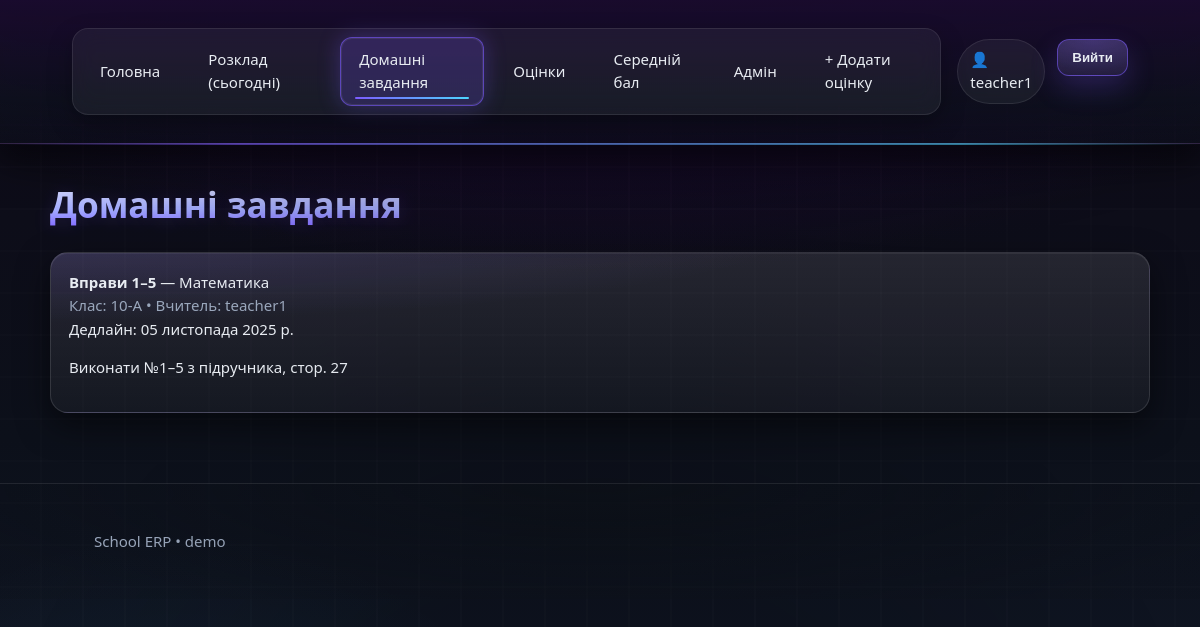
Page /homework/ (signed in) on the committed database.
### academics/models.py (models this page shows, shortened)
class Homework(models.Model):
    title = models.CharField(max_length=200)
    text = models.TextField()
    subject = models.ForeignKey(Subject, on_delete=models.CASCADE)
    teacher = models.ForeignKey(TeacherProfile, on_delete=models.CASCADE)
    classroom = models.ForeignKey(ClassRoom, on_delete=models.CASCADE)
    deadline = models.DateField(null=True, blank=True)
    created = models.DateTimeField(default=timezone.now)
    class Meta: ordering = ["-created"]

class Subject(models.Model):
    title = models.CharField(max_length=150)
    description = models.TextField(blank=True)
    teacher = models.ForeignKey(TeacherProfile, on_delete=models.CASCADE, related_name="subjects")

### users/models.py (models this page shows, shortened)
class ClassRoom(models.Model):
    name = models.CharField(max_length=50)  # напр. "10-А"

class TeacherProfile(models.Model):
    user = models.OneToOneField(User, on_delete=models.CASCADE, related_name="teacherprofile")

### core_dashboard/views.py (the view)
# urls.py: path("homework/", views.homework_list, name="homework_list"),
@role_required("admin", "teacher", "student")
def homework_list(request):
    qs = Homework.objects.select_related("subject","teacher","teacher__user","classroom")
    u = request.user
    if u.is_superuser:
        items = qs.order_by("-created")
    elif _teacher_profile(u):
        items = qs.filter(teacher=_teacher_profile(u)).order_by("-created")
    elif _student_profile(u) and getattr(_student_profile(u), "classroom_id", None):
        items = qs.filter(classroom_id=_student_profile(u).classroom_id).order_by("-created")
    else:
        items = qs.none()
    return render(request, "homework/list.html", {"items": items})

### common/templatetags/roles.py (called while the page is built)
@register.simple_tag(takes_context=True)
def has_role(context, role):
    u = context["request"].user
    if not u.is_authenticated:
        return False
    if role == "admin":
        return u.is_superuser
    return any([
        role == "teacher" and (hasattr(u, "teacherprofile") or hasattr(u, "teacher_profile")),
        role == "student" and (hasattr(u, "studentprofile") or hasattr(u, "student_profile")),
        role == "parent"  and (hasattr(u, "parentprofile")  or hasattr(u, "parent_profile")),
    ])

### core_dashboard/views.py (called while the page is built)
def _teacher_profile(user):
    return getattr(user, "teacher_profile", None) or getattr(user, "teacherprofile", None)

### templates/homework/list.html (shortened to what this page needs)
{% extends "base.html" %}
{% block content %}
<h1>Домашні завдання</h1>
{% if items %}
  {% for hw in items %}
    <div class="card">
      <div><b>{{ hw.title }}</b> — {{ hw.subject.title }}</div>
      <div class="muted">Клас: {{ hw.classroom.name }} • Вчитель: {{ hw.teacher.user.get_full_name|default:hw.teacher.user.username }}</div>
      {% if hw.deadline %}<div>Дедлайн: {{ hw.deadline }}</div>{% endif %}
      <p>{{ hw.text }}</p>
    </div>
  {% endfor %}
{% else %}
  <p class="muted">Немає завдань.</p>
{% endif %}
{% endblock %}

### templates/base.html (shortened to what this page needs)
{% load static %}
{% load roles %}
<!DOCTYPE html>
<html lang="uk">
<head>
  <link rel="stylesheet" href="{% static 'css/main.css' %}">
</head>
<body>
<header class="navbar">
  <div class="container">
    <nav class="nav">
      <ul class="links">
        <li><a href="{% url 'home' %}"
               {% if request.resolver_match.url_name == 'home' %}aria-current="page"{% endif %}>Головна</a></li>
        <li><a href="{% url 'schedule_today' %}"
               {% if request.resolver_match.url_name == 'schedule_today' %}aria-current="page"{% endif %}>Розклад (сьогодні)</a></li>
        <li><a href="{% url 'homework_list' %}"
               {% if request.resolver_match.url_name == 'homework_list' %}aria-current="page"{% endif %}>Домашні завдання</a></li>
        <li><a href="{% url 'my_journal' %}"
               {% if request.resolver_match.url_name == 'my_journal' %}aria-current="page"{% endif %}>Оцінки</a></li>
        <li><a href="{% url 'my_summary' %}"
               {% if request.resolver_match.url_name == 'my_summary' %}aria-current="page"{% endif %}>Середній бал</a></li>
        <li><a href="/admin/">Адмін</a></li>
        {% has_role 'teacher' as is_teacher %}
        {% if is_teacher %}
          <li><a href="{% url 'grade_create' %}"
                 {% if request.resolver_match.url_name == 'grade_create' %}aria-current="page"{% endif %}>+ Додати оцінку</a></li>
        {% endif %}
      </ul>
      <ul class="nav-right">
        {% if user.is_authenticated %}
          <li class="user">👤 {{ user.username }}</li>
          <li>
            <form action="{% url 'logout' %}" method="post">
              <button type="submit" class="btn btn-primary">Вийти</button>
            </form>
          </li>
        {% else %}
          <li><a class="btn" href="{% url 'login' %}">Увійти</a></li>
        {% endif %}
      </ul>
    </nav>
  </div>
</header>
<main class="main container">
  {% block content %}{% endblock %}
</main>
<footer class="footer">
  <div class="container">
    <p>School ERP • demo</p>
  </div>
</footer>
</body>
</html>

### rows in the picture
Homework: title "Вправи 1–5", subject "Математика", classroom.name "10-А", teacher.user.get_full_name "teacher1", deadline "05 листопада 2025 р.", text "Виконати №1–5 з підручника, стор. 27"

### other values in the picture
{{ user.username }} "teacher1"
